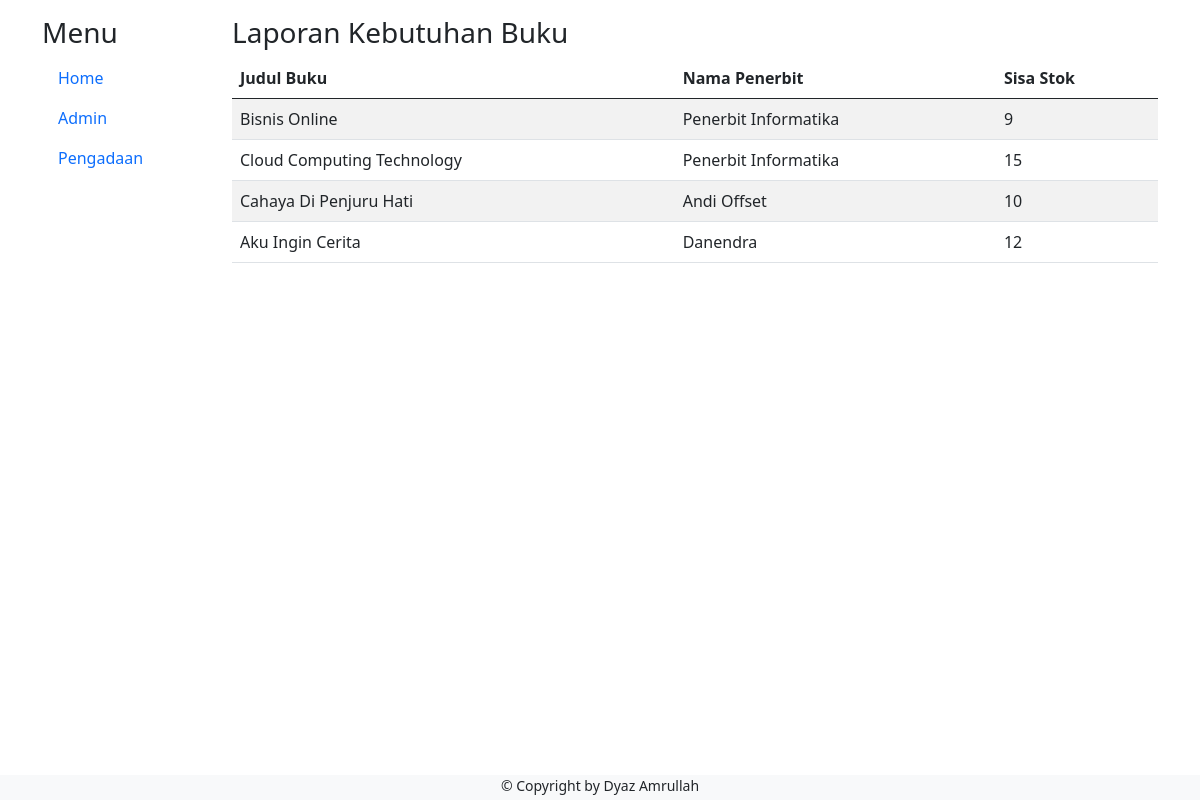
Screenshot of /pengadaan.php with the database file from the repository.
### tables this page shows
CREATE TABLE `tb_buku` (
  `id` char(5) NOT NULL,
  `kategori` varchar(30) NOT NULL,
  `nama_buku` varchar(80) NOT NULL,
  `harga` int(11) NOT NULL,
  `stok` int(4) NOT NULL,
  `id_penerbit` char(4) NOT NULL
);

CREATE TABLE `tb_penerbit` (
  `id` char(4) NOT NULL,
  `nama` varchar(50) NOT NULL,
  `alamat` varchar(100) NOT NULL,
  `kota` varchar(50) NOT NULL,
  `telepon` varchar(14) NOT NULL
);

### pengadaan.php (the view, shortened to what this page needs)
<?php
include 'koneksi.php';
$sql = "SELECT tb_buku.nama_buku AS judul_buku, tb_penerbit.nama AS nama_penerbit, tb_buku.stok
        FROM tb_buku
        INNER JOIN tb_penerbit ON tb_buku.id_penerbit = tb_penerbit.id
        WHERE tb_buku.stok <= 15";
$result = $conn->query($sql);
?>
<!DOCTYPE html>
<html lang="en">
<head>
  <link href="https://cdn.jsdelivr.net/npm/bootstrap@5.0.2/dist/css/bootstrap.min.css" rel="stylesheet">
  <link rel="stylesheet" href="style.css">
</head>
<body>
  <div class="container">
    <div class="row">
      <div class="col-2 pt-3">
        <div class="sidebar">
          <h3>Menu</h3>
          <ul class="nav flex-column">
            <li class="nav-item">
              <a class="nav-link" href="index.php">Home</a>
            </li>
            <li class="nav-item">
              <a class="nav-link active" href="admin.php">Admin</a>
            </li>
            <li class="nav-item">
              <a class="nav-link" href="pengadaan.php">Pengadaan</a>
            </li>
          </ul>
        </div>
      </div>
      <div class="col-10">
        <div class="content pt-3">
          <h3>Laporan Kebutuhan Buku</h3>
          <table class="table table-striped">
            <thead>
              <tr>
                <th>Judul Buku</th>
                <th>Nama Penerbit</th>
                <th>Sisa Stok</th>
              </tr>
            </thead>
            <tbody>
              <?php
              if ($result->num_rows > 0) {
                while ($row = $result->fetch_assoc()) {
                  echo "<tr>
                      <td>" . $row["judul_buku"] . "</td>
                      <td>" . $row["nama_penerbit"] . "</td>
                      <td>" . $row["stok"] . "</td>
                  </tr>";
                }
              } else {
                echo "<tr><td colspan='3'>Tidak ada buku yang perlu dibeli saat ini.</td></tr>";
              }
              ?>
            </tbody>
          </table>
        </div>
      </div>
    </div>
    <div class="footer">
      <p>&copy; Copyright by Dyaz Amrullah</p>
    </div>
</body>
</html>

### style.css (style rules this page uses)
.footer { height: 25px; text-align: center; background-color: #f8f9fa; position: fixed; left: 0; bottom: 0; width: 100%; font-size: 14px; }

### rows the page displays
tb_buku: nama_buku "Bisnis Online", id_penerbit.nama "Penerbit Informatika", stok "9"
tb_buku: nama_buku "Cloud Computing Technology", id_penerbit.nama "Penerbit Informatika", stok "15"
tb_buku: nama_buku "Cahaya Di Penjuru Hati", id_penerbit.nama "Andi Offset", stok "10"
tb_buku: nama_buku "Aku Ingin Cerita", id_penerbit.nama "Danendra", stok "12"
